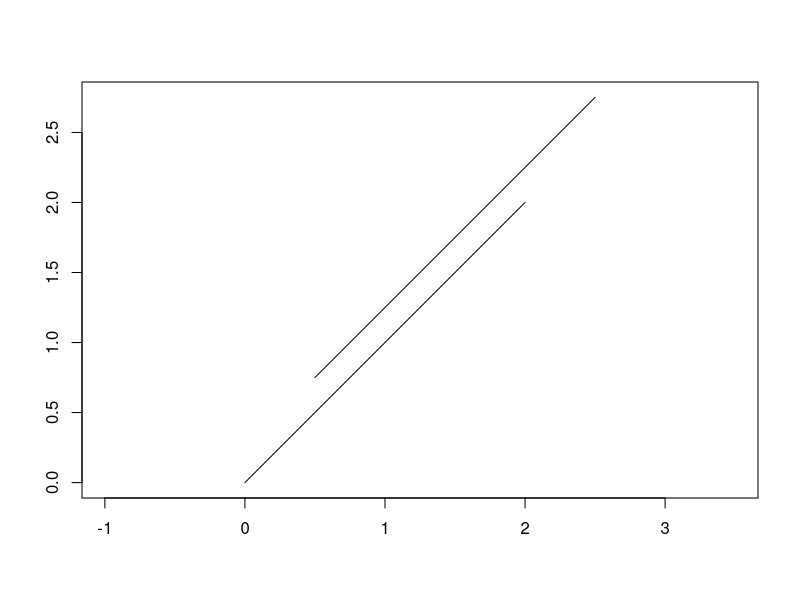
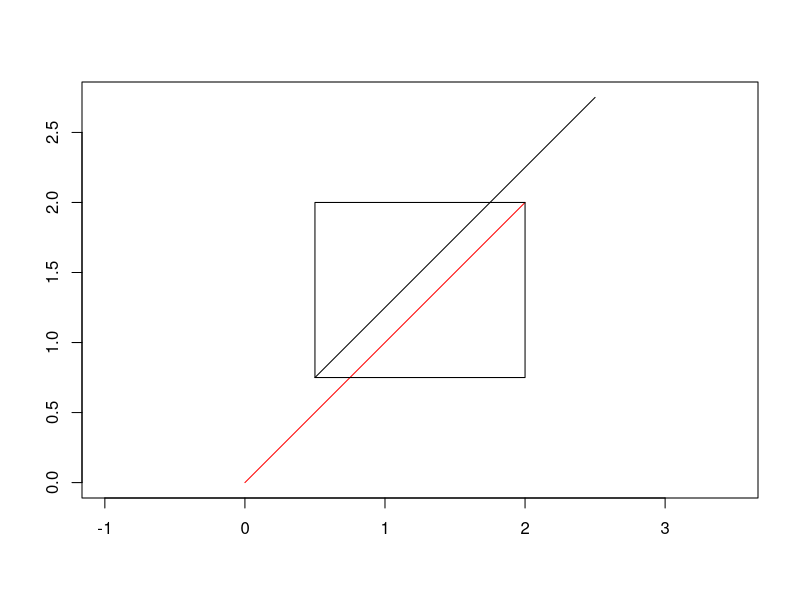
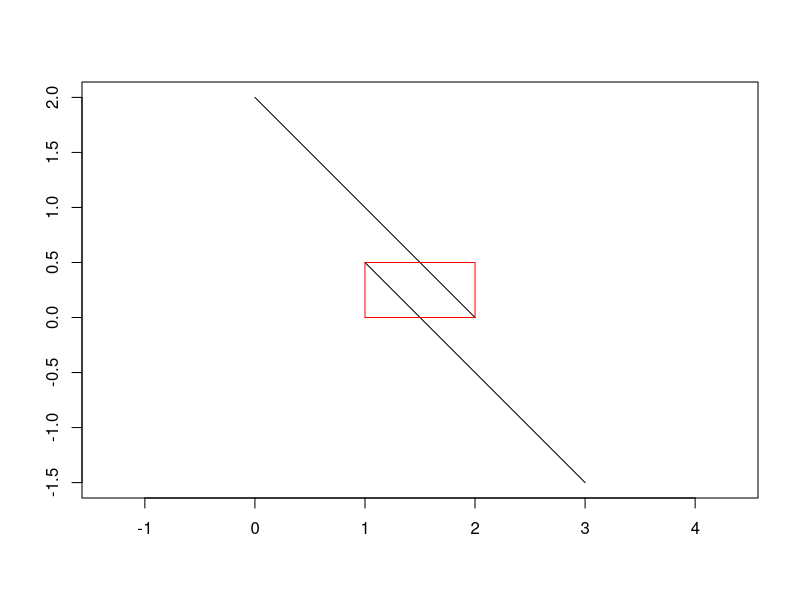
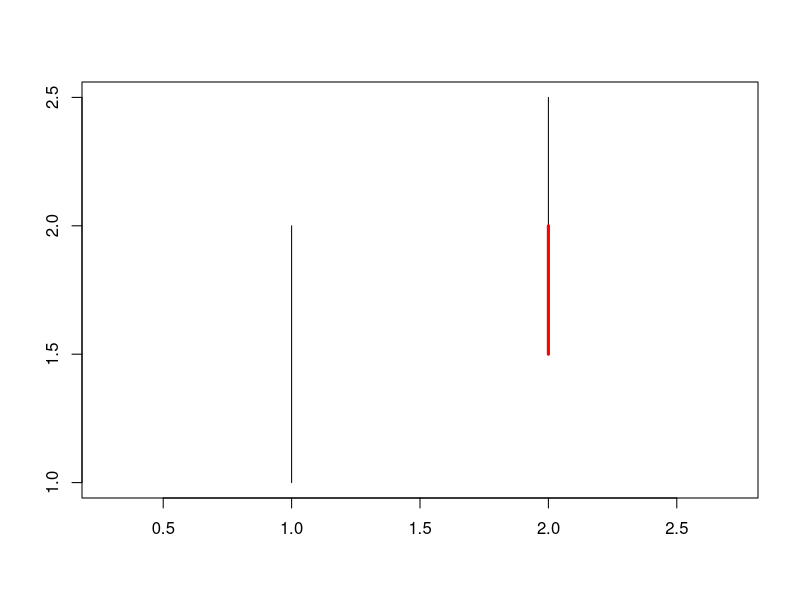
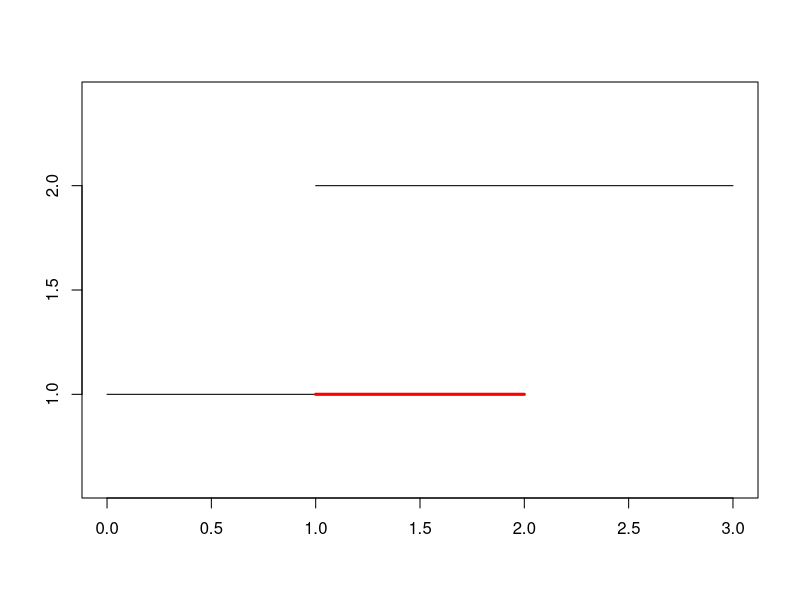

Generate these figures, in order, with R:
## ---- chunk 1
#| code-fold: true
# calculate range of x values 
x_range <- function(x) {
  bbox <- sf::st_bbox(x)
  return(c(bbox$xmin, bbox$xmax))
}

# calculate range of y values 
y_range <- function(x) {
  bbox <- sf::st_bbox(x)
  return(c(bbox$ymin, bbox$ymax))
}

# calculate overlapping range between two ranges
overlap_range <- function(r1, r2) {
  if (r1[2] < r2[1] || r2[2] < r1[1]) {
    return(NA)
  } else {
    return(c(max(r1[1], r2[1]), min(r1[2], r2[2])))
  }
}

find_overlaps <- function(a, b) {
  list(
    x_overlap = overlap_range(x_range(a), x_range(b)),
    y_overlap = overlap_range(y_range(a), y_range(b))
  )
}

overlap_rect <- function(x) {
  bbox <- sf::st_bbox(
    c(
      xmin = x$x_overlap[1], 
      xmax = x$x_overlap[2],
      ymin = x$y_overlap[1],
      ymax = x$y_overlap[2]
    )
  )
  sf::st_as_sfc(bbox)
}
## ---- chunk 2
# Positive Slope Scenario
x <- wk::wkt(
  c(
    "LINESTRING(0.0 0.0, 2.0 2.0)", # target line
    "LINESTRING(0.5 0.75, 2.5 2.75)" # one we've deemed parallel
  )
) 
plot(x)
## ---- chunk 3
overlap <- find_overlaps(x[1], x[2])
overlap
## ---- chunk 4
plot(x, col = c("red", "black"))
plot(overlap_rect(overlap), add = TRUE)
## ---- chunk 5
x <- wk::wkt(
  c(
    "LINESTRING(0 2, 2 0)", # target line
    "LINESTRING(1 0.5, 3 -1.5)" # deemed parallel
  )
)

(overlap <- find_overlaps(x[1], x[2]))
plot(x)
plot(overlap_rect(overlap), border = "red", add = TRUE)
## ---- chunk 6
x <- wk::wkt(
  c(
    "LINESTRING(2 1.5, 2 2.5)", # the target line 
    "LINESTRING(1 1, 1 2)", # deemed parallel
    "LINESTRING(2 1.5, 2 2)" # overlap range (1D)
  )
)

(overlap <- find_overlaps(x[1], x[2]))
plot(x[1:2])
plot(x[3], lwd = 3, lty = 1, col = "red", add = TRUE)
## ---- chunk 7
overlap <- find_overlaps(x[1], x[2])
y_over <- overlap$y_overlap
y_over[2] - y_over[1]
## ---- chunk 8
x <- wk::wkt(
  c(
    "LINESTRING(0 1, 2 1)", # target feature
    "LINESTRING(1 2, 3 2)", # deemed parallel
    "LINESTRING(1 1, 2 1)" # overlap range (1D)
  )
)


plot(x[1:2])
plot(x[3], lwd = 3, lty = 1, col = "red", add = TRUE)
## ---- chunk 9
overlap <- find_overlaps(x[1], x[2])
x_over <- overlap$x_overlap
x_over[2] - x_over[1]
